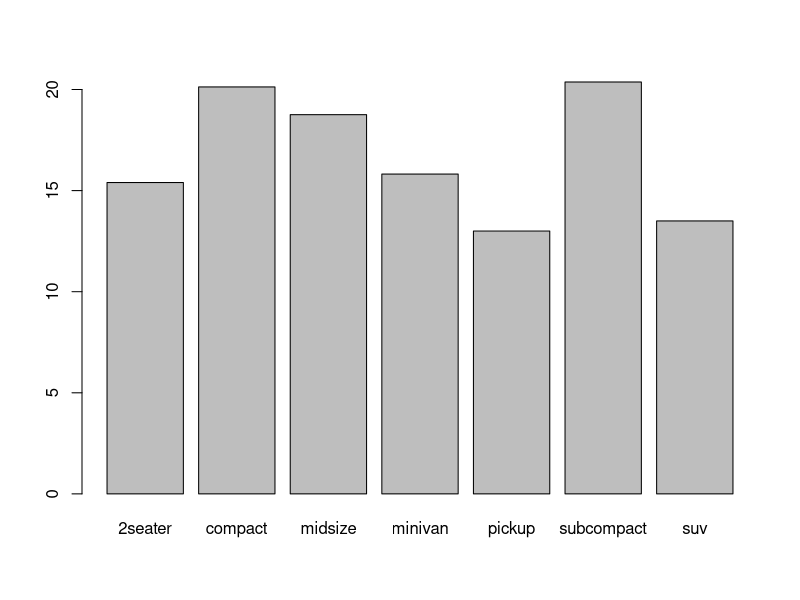
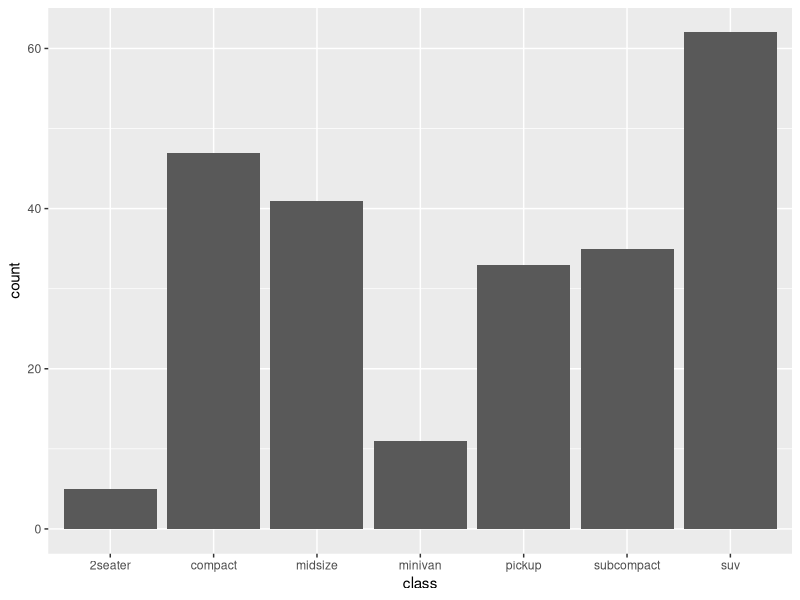
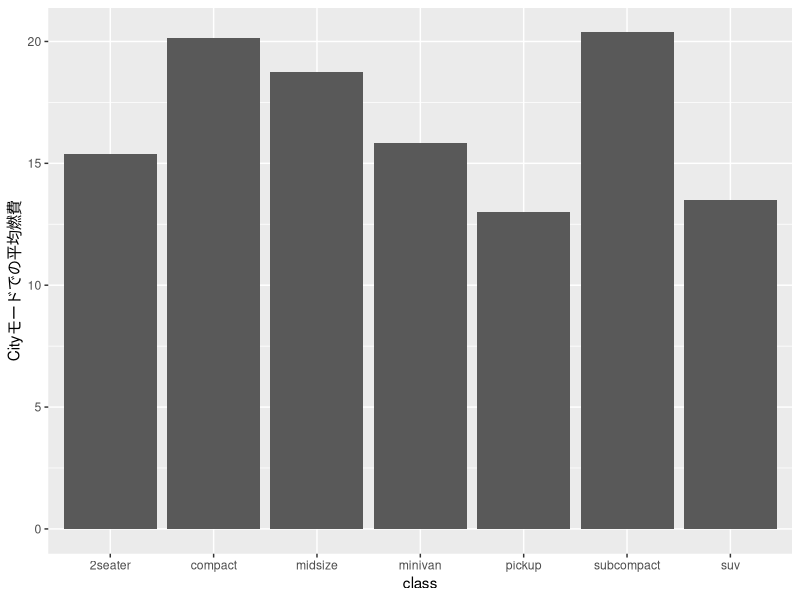
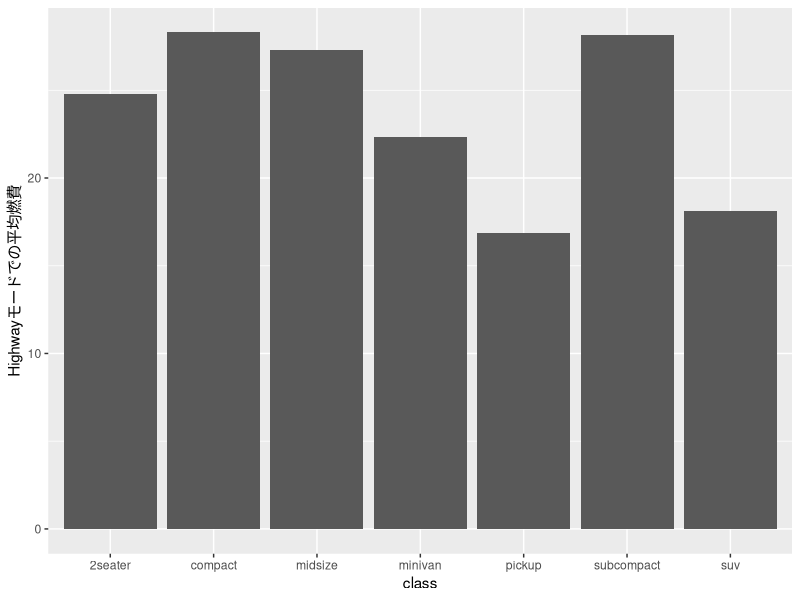
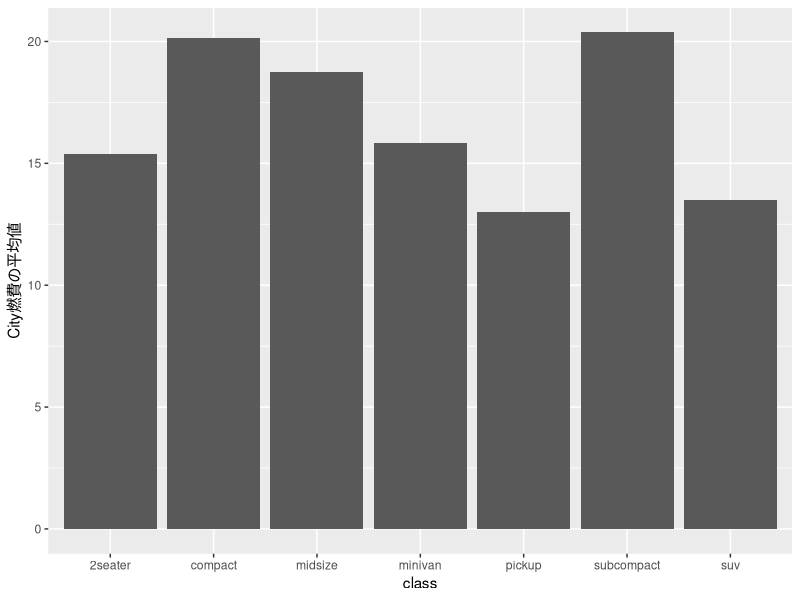
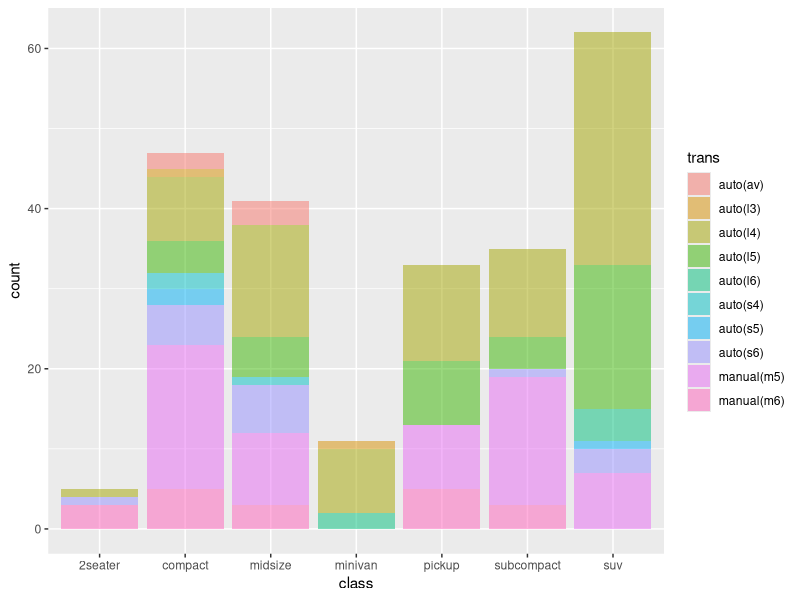
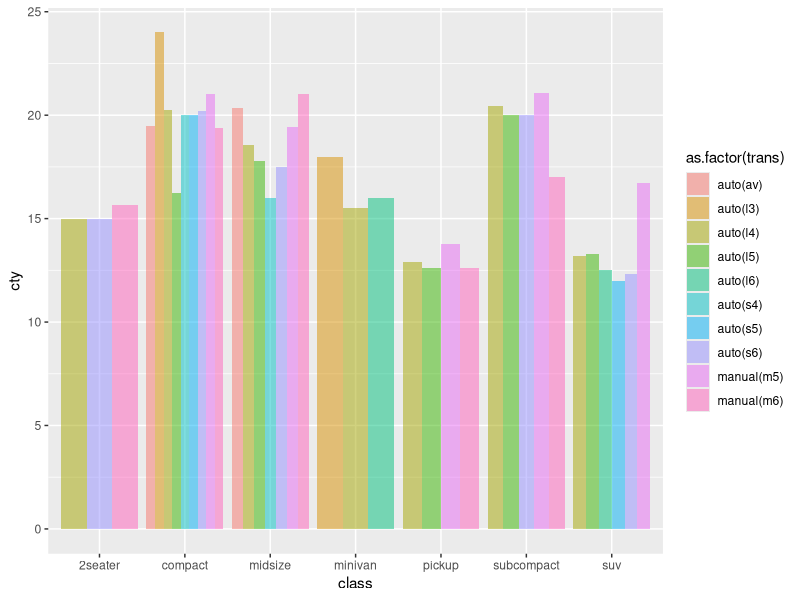

Source code (R) for these figures, in order:
## ---- chunk 1

## ---- chunk 2
knitr::opts_chunk$set(echo = TRUE, warning = FALSE, message = FALSE)

require(tidyverse)
## ---- chunk 3
ggplot2::mpg %>% 
  dplyr::group_by(class) %>% 
  dplyr::summarise(cty = mean(cty, na.rm = TRUE)) %>% 
  with(., barplot(cty, names.arg = class))
## ---- chunk 4
ggplot2::mpg %>% 
  ggplot2::ggplot(ggplot2::aes(x = class)) +
    ggplot2::geom_bar()

ggplot2::mpg %>% 
  dplyr::count(class) %>% 
  tidyr::spread(key = class, value = n)
## ---- chunk 5
ggplot2::mpg %>% 
  dplyr::group_by(class) %>% 
  dplyr::summarise(mean = mean(cty)) %>% 
  ggplot2::ggplot(ggplot2::aes(x = class, y = mean)) + 
    ggplot2::geom_bar(stat = "identity") +
    ggplot2::labs(y = "Cityモードでの平均燃費")

ggplot2::mpg %>% 
  dplyr::group_by(class) %>% 
  dplyr::summarise(mean = mean(cty, na.rm = TRUE)) %>% 
  tidyr::spread(key = class, value = mean)

ggplot2::mpg %>% 
  dplyr::group_by(class) %>% 
  dplyr::summarise(mean = mean(hwy)) %>% 
  ggplot2::ggplot(ggplot2::aes(x = class, y = mean)) + 
    ggplot2::geom_bar(stat = "identity") +
    ggplot2::labs(y = "Highwayモードでの平均燃費")

ggplot2::mpg %>% 
  dplyr::group_by(class) %>% 
  dplyr::summarise(mean = mean(hwy, na.rm = TRUE)) %>% 
  tidyr::spread(key = class, value = mean)
## ---- chunk 6
ggplot2::mpg %>% 
  ggplot2::ggplot(ggplot2::aes(x = class, y = cty)) + 
    ggplot2::stat_summary(geom = "bar", fun.y = "mean") +
    ggplot2::labs(y = "City燃費の平均値")
## ---- chunk 7
ggplot2::mpg %>% 
  ggplot2::ggplot(ggplot2::aes(x = class, fill = trans)) +
    ggplot2::geom_bar(alpha = 0.5)

ggplot2::mpg %>% 
  dplyr::count(class, trans) %>% 
  tidyr::spread(key = class, value = n)
## ---- chunk 8
ggplot2::mpg %>% 
  ggplot2::ggplot(ggplot2::aes(x = class, y = cty, fill = as.factor(trans))) + 
    ggplot2::stat_summary(geom = "bar", fun.y = "mean", position = "dodge",
                          na.rm = TRUE, alpha = 0.5)

ggplot2::mpg %>% 
  dplyr::group_by(class, trans) %>% 
  dplyr::summarise(mean = mean(cty, na.rm = TRUE)) %>% 
  tidyr::spread(key = class, value = mean)

## ---- chunk 9

